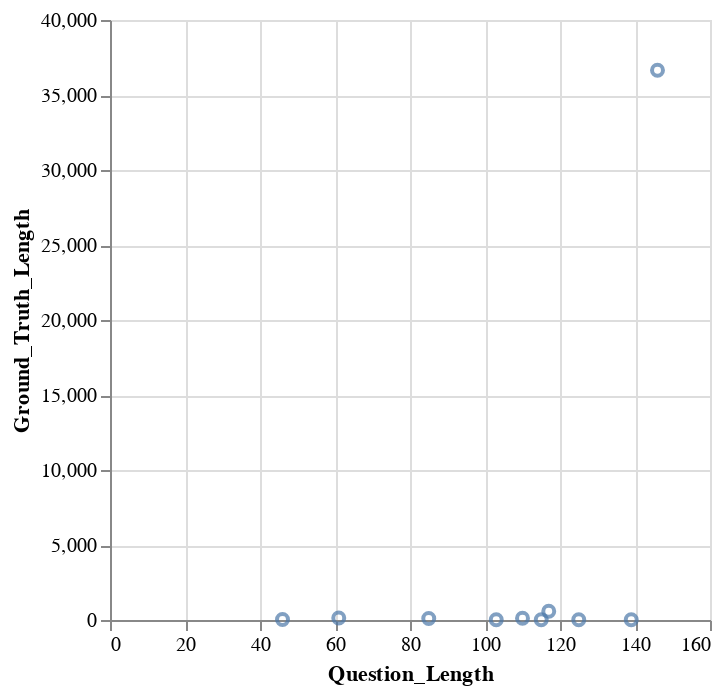

Source (notebook cell):
### Code cell
# prompt: Using dataframe display_df: length scatter

import altair as alt
# Calculate the length of the 'Question' and 'Ground Truth' columns
display_df['Question_Length'] = display_df['Question'].str.len()
display_df['Ground_Truth_Length'] = display_df['Ground Truth'].str.len()
# Create a scatter plot with 'Question_Length' on the x-axis and 'Ground_Truth_Length' on the y-axis
chart = alt.Chart(display_df).mark_point().encode(
    x='Question_Length',
    y='Ground_Truth_Length'
)
chart
